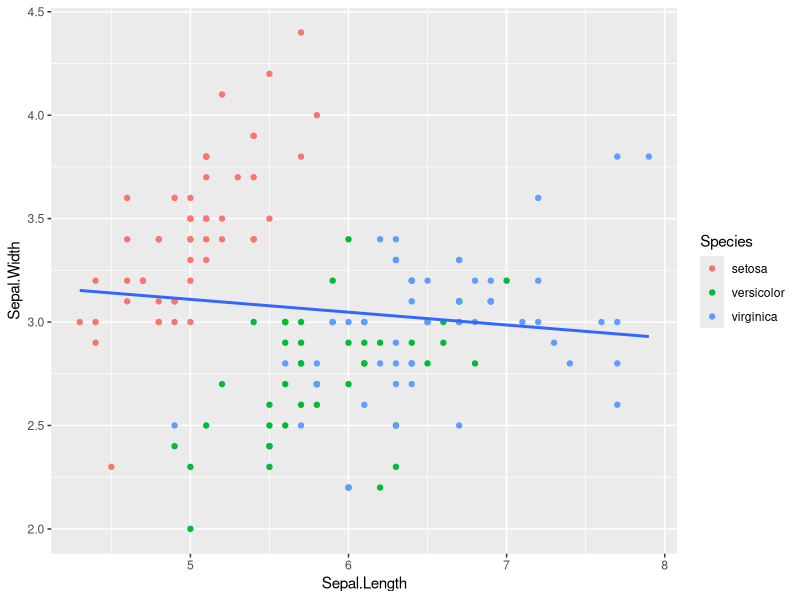
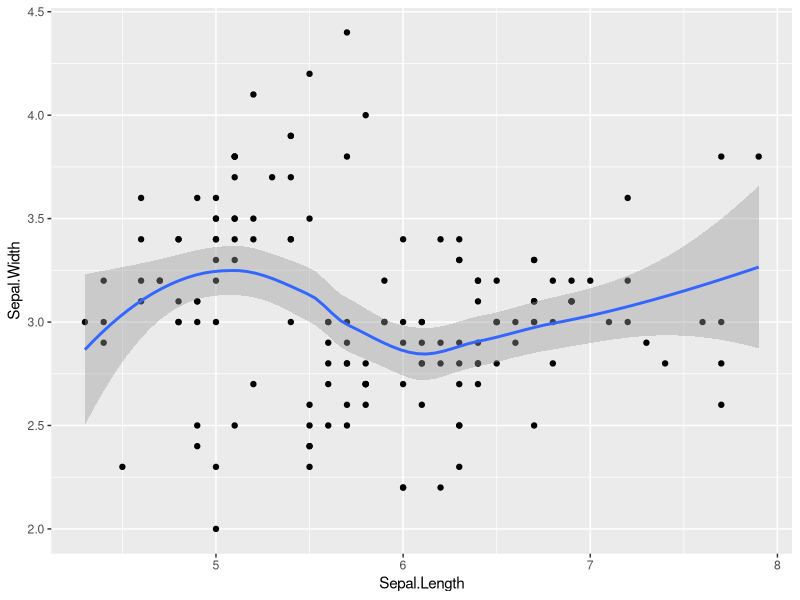
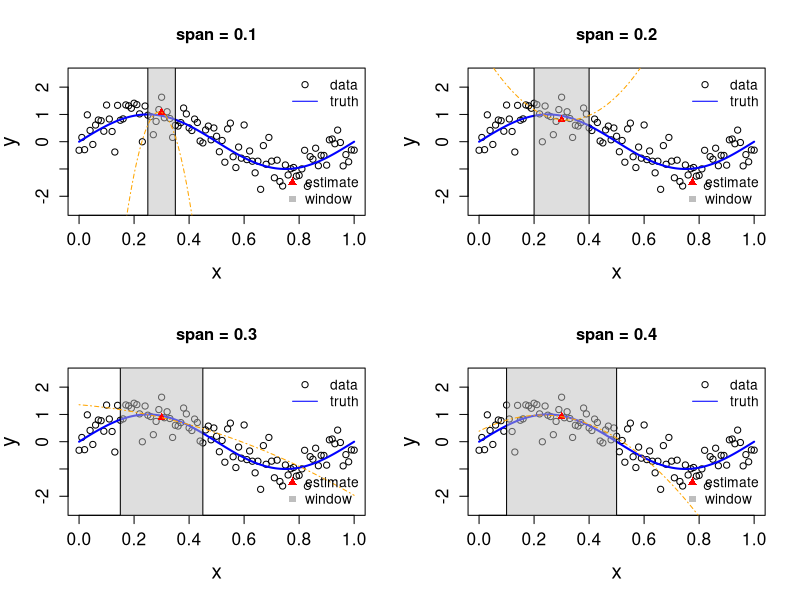
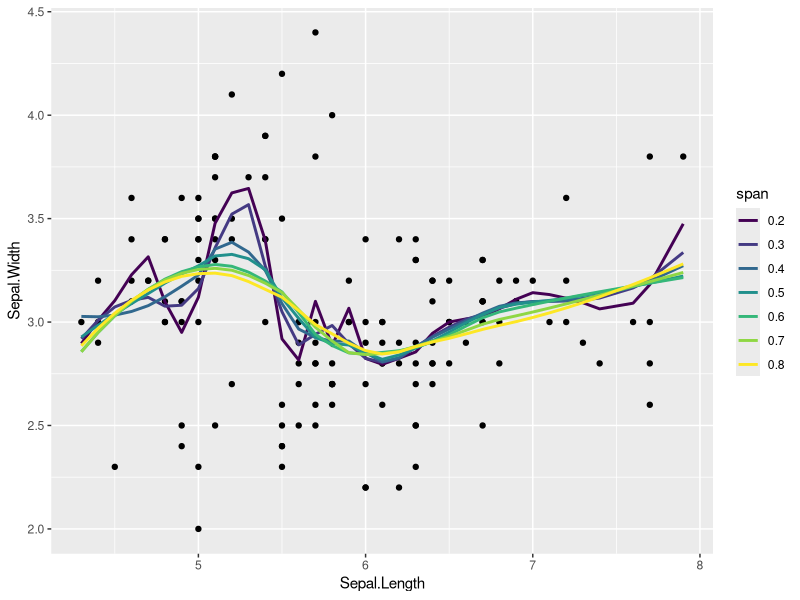
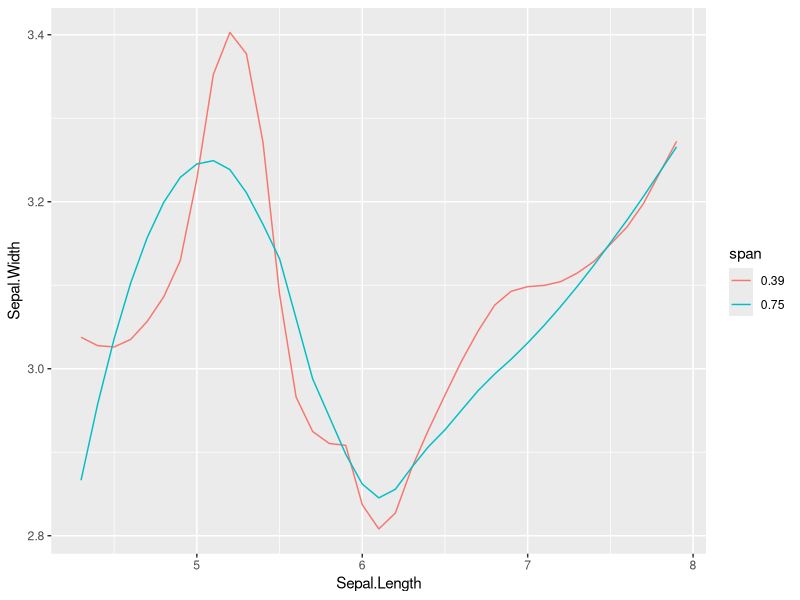
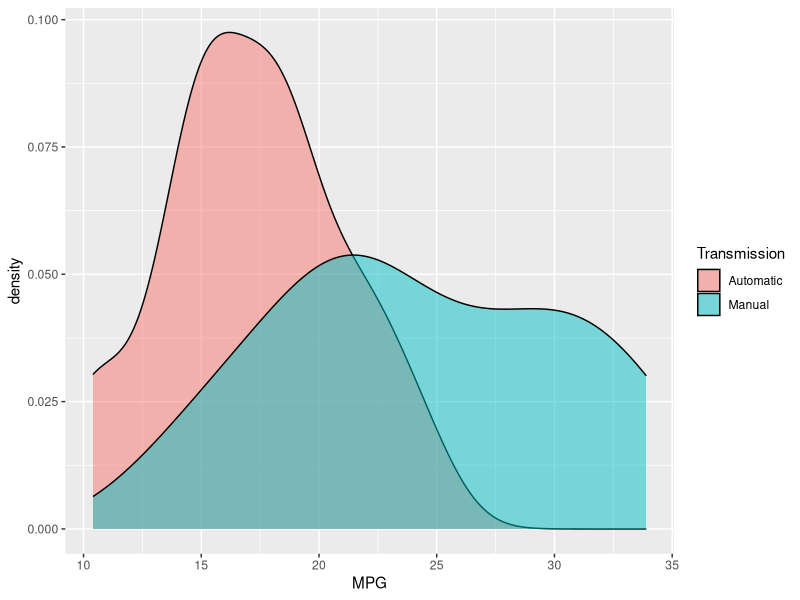
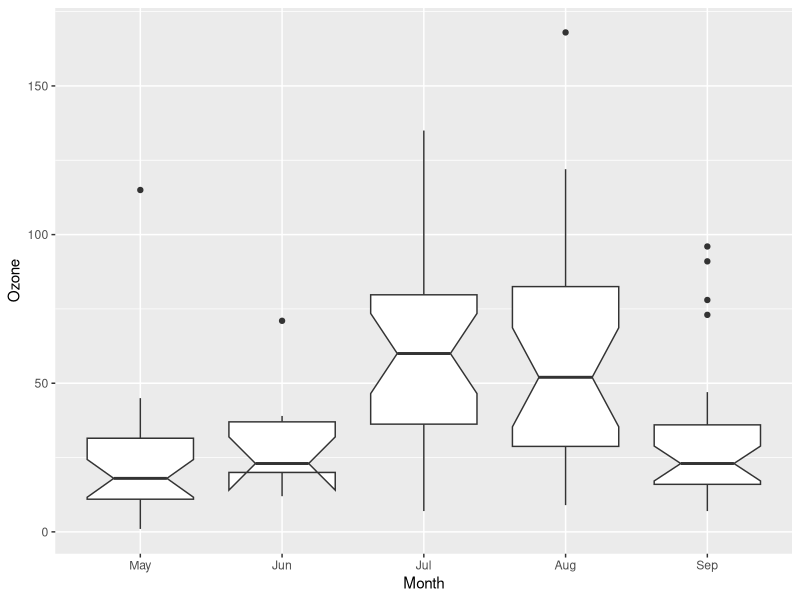

These charts were generated, in order, by the following R code:
## ---- chunk 1
library( tidyverse )
library( ggplot2 )
library( knitr )
library( kableExtra )
## ---- chunk 2
catfish <- 52
non_catfish <- 47 
## ---- chunk 3
samples <- c( catfish, non_catfish )
p_catfish <- 0.74
## ---- chunk 4
fit <- binom.test( samples, p = p_catfish)
fit
## ---- chunk 5
names(fit)
## ---- chunk 6
Observed <- matrix( c(52, 47, 32, 18), nrow=2, byrow = TRUE)
rownames( Observed ) <- c("Population 1", "Population 2")
colnames( Observed ) <- c("Catfish", "Other")
Observed
## ---- chunk 7
n1 <- 52 + 47
n2 <- 32 + 18 
Expected <- matrix( c( 0.5 * n1, 
                       0.5 * n1, 
                       0.5 * n2,
                       0.5 * n2), nrow=2, byrow = TRUE)
rownames( Expected ) <- c("Population 1", "Population 2")
colnames( Expected ) <- c("Catfish", "Other")
Expected
## ---- chunk 8
Expected <- matrix( c( 0.74 * n1, 
                       (1-0.74) * n1, 
                       0.74 * n2,
                       (1-0.74) * n2), nrow=2, byrow = TRUE)
rownames( Expected ) <- c("Population 1", "Population 2")
colnames( Expected ) <- c("Catfish", "Other")
Expected
## ---- chunk 9
Observed
## ---- chunk 10
Expected
## ---- chunk 11
T <- sum( (Observed - Expected)^2 / Expected  )
T
## ---- chunk 12
alpha <- 0.05
p <- 1.0 - alpha 
critical_value <- qchisq(p, df=1 )
critical_value
## ---- chunk 13
p.value <- 1.0 - pchisq( T, df=1 )
p.value
## ---- chunk 14
df <- data.frame( Sample = 1:149,
                  Species = factor( c( rep("Catfish", 52), rep("Other", 47), 
                                       rep("Catfish", 32), rep("Other",18) ) ),
                  Site = factor( c( rep("Population 1", 99), rep("Population 2", 50))),
                  Measurement = rnorm(149,mean=12, sd=3))
head(df)
## ---- chunk 15
table( df$Site, df$Species ) -> Obs
Obs
## ---- chunk 16
iris |>
  ggplot( aes(Sepal.Length, Sepal.Width) ) + 
  geom_point( aes(color=Species))  + 
  stat_smooth( method="lm", formula = "y~x", se=FALSE )
## ---- chunk 17
fit_pearson <- cor.test( iris$Sepal.Length, iris$Sepal.Width )
fit_kendall <- cor.test( iris$Sepal.Length, iris$Sepal.Width, method = "kendall" )
fit_spearman <- cor.test( iris$Sepal.Length, iris$Sepal.Width, method = "spearman" )
data.frame( Model=c("Pearson","Kendall","Spearman"), 
            Parameter = c("r","tau","rho"),
            R = c(fit_pearson$estimate, fit_kendall$estimate, fit_spearman$estimate),
            P = c(fit_pearson$p.value, fit_kendall$p.value, fit_spearman$p.value ) ) -> df 
## ---- chunk 18
df |>
  kable( digits = 3, row.names = FALSE) |> 
  kable_classic(  full_width=FALSE )
## ---- chunk 19
iris |> 
  ggplot( aes(Sepal.Length, Sepal.Width) ) + 
  geom_point() + 
  stat_smooth()
## ---- chunk 20
tricube <- function(x, delta = 0.1) {
  ifelse(abs(x) < delta, (1 - abs(x)^3)^3, 0)
}
set.seed(1)
n <- 101
x <- seq(0, 1, length.out = n)
fx <- sin(2 * pi * x)
y <- fx + rnorm(n, sd = 0.5)

# define x* and color for window
xstar <- 0.3
cols <- rgb(190/255,190/255,190/255,alpha=0.5)

# set-up 2 x 2 subplot
par(mfrow = c(2,2))

# loop through spans (0.1, 0.2, 0.3, 0.4)
for(s in c(0.1, 0.2, 0.3, 0.4)){
  
  # plot data and true function
  plot(x, y, main = paste0("span = ", s), ylim = c(-2.5, 2.5),
       cex.lab = 1.5, cex.axis = 1.25)
  lines(x, fx, col = "blue", lwd = 2)
  
  # plot window
  window <- c(xstar - s / 2, xstar + s / 2)
  rect(window[1], -3, window[2], 3, col = cols)
  
  # define weights
  w <- tricube(x - xstar, delta = s / 2)
  
  # plot estimate
  X <- cbind(1, x - 0.5, (x - 0.5)^2)
  X.w <- sqrt(w) * X
  y.w <- sqrt(w) * y
  beta <- solve(crossprod(X.w)) %*% crossprod(X.w, y.w)
  ystar <- as.numeric(cbind(1, xstar - 0.5, (xstar - 0.5)^2) %*% beta)
  points(xstar, ystar, pch = 17, col = "red", cex = 1)
  
  # add regression line
  lines(x, X %*% beta, lty = 4, col="orange")
  
  # add legend
  legend("topright", legend = c("data", "truth"),
         pch = c(1, NA), lty = c(NA, 1), col = c("black", "blue"), bty = "n")
  legend("bottomright", legend = c("estimate", "window"),
         pch = c(17, 15), col = c("red", "gray"), bty = "n")
  
}
## ---- chunk 21
fit <- loess( Sepal.Width ~ Sepal.Length, data=iris)
fit
## ---- chunk 22
loess.spans <- function(x, y, s){
  nobs <- length(y)
  xs <- sort(x, index.return = TRUE)
  x <- xs$x
  y <- y[xs$ix]
  lo <- loess(y ~ x, span = s)
  data.frame(Sepal.Length = x, Sepal.Width = lo$fitted, span = s)
}
## ---- chunk 23
rbind( loess.spans( iris$Sepal.Length, iris$Sepal.Width, s = 0.2 ),
       loess.spans( iris$Sepal.Length, iris$Sepal.Width, s = 0.3 ),
       loess.spans( iris$Sepal.Length, iris$Sepal.Width, s = 0.4 ),
       loess.spans( iris$Sepal.Length, iris$Sepal.Width, s = 0.5 ),
       loess.spans( iris$Sepal.Length, iris$Sepal.Width, s = 0.6 ),
       loess.spans( iris$Sepal.Length, iris$Sepal.Width, s = 0.7 ),
       loess.spans( iris$Sepal.Length, iris$Sepal.Width, s = 0.8 ) )  |> 
  mutate( span = factor( span, ordered=TRUE )) |>
  ggplot( aes(Sepal.Length, Sepal.Width) ) + 
  geom_point( data = iris, ) + 
  geom_line( aes(color = span ), lwd=1)  
## ---- chunk 24
loess.gcv <- function(x, y){
  nobs <- length(y)
  xs <- sort(x, index.return = TRUE)
  x <- xs$x
  y <- y[xs$ix]
  tune.loess <- function(s){
    lo <- loess(y ~ x, span = s)
    mean((lo$fitted - y)^2) / (1 - lo$trace.hat/nobs)^2
  }
  os <- optimize(tune.loess, interval = c(.01, 99))$minimum
  lo <- loess(y ~ x, span = os)
  data.frame(Sepal.Length = x, Sepal.Width = lo$fitted, span = os)
}
## ---- chunk 25
rbind( loess.gcv( iris$Sepal.Length, iris$Sepal.Width ),
       loess.spans( iris$Sepal.Length, iris$Sepal.Width, s = 0.75 ) ) |> 
  mutate( span = factor(round(span,digits = 2))) |>
  ggplot( aes(Sepal.Length, Sepal.Width, color=span) ) + 
  geom_line() 
## ---- chunk 26
mtcars |>
  select( Transmission = am, MPG = mpg ) |>
  mutate( Transmission = as.factor( Transmission ) ) |>
  mutate( Transmission = fct_recode( Transmission, "Automatic"="0", "Manual"="1")) -> data

data |>
  ggplot( aes(MPG, fill=Transmission) )  + 
  geom_density( alpha = 0.5 )
## ---- chunk 27
fit <- wilcox.test( MPG ~ Transmission, data=data)
fit 
## ---- chunk 28
names(fit)
## ---- chunk 29
airquality |>
  select( Month, Ozone ) |> 
  mutate( Month = factor( Month ) ) |> 
  mutate( Month = fct_recode(Month, 
                             May="5",
                             Jun="6",
                             Jul="7",
                             Aug="8",
                             Sep="9" )) |> 
  filter( !is.na( Ozone )) -> df.air 
## ---- chunk 30
df.air |>
  ggplot(aes(Month, Ozone) ) + 
  geom_boxplot(notch=TRUE)
## ---- chunk 31
fit <- kruskal.test( Ozone ~ Month, data=df.air )
fit 
## ---- chunk 32
names(fit)
